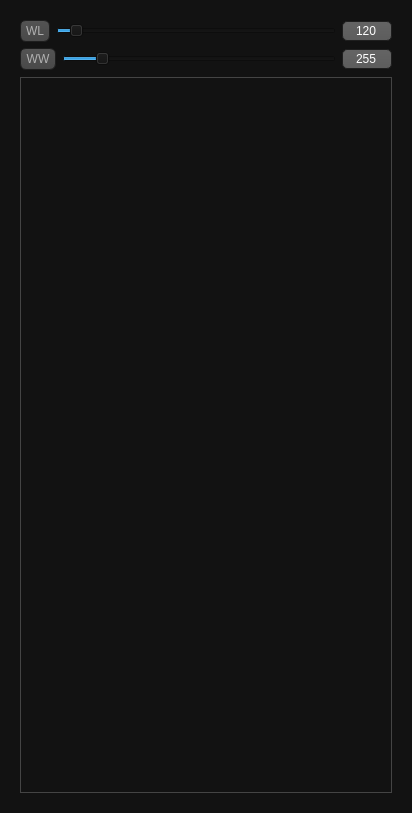
<?xml version="1.0" encoding="UTF-8"?>
<ui version="4.0">
 <class>windowSeriesBrowser</class>
 <widget class="QWidget" name="windowSeriesBrowser">
  <property name="geometry">
   <rect>
    <x>0</x>
    <y>0</y>
    <width>412</width>
    <height>813</height>
   </rect>
  </property>
  <property name="windowTitle">
   <string>Form</string>
  </property>
  <property name="styleSheet">
   <string notr="true">QToolTip
{
     border: 1px solid black;
     background-color: #ffa02f;
     padding: 1px;
     border-radius: 3px;
     opacity: 100;
}

QWidget
{
    color: #ffffff;
    background-color: #121212;
}

QWidget:item:hover
{
    background-color: QLinearGradient( x1: 0, y1: 0, x2: 0, y2: 1, stop: 0 #ffa02f, stop: 1 #ca0619);
    color: #000000;
}

QWidget:item:selected
{
    background-color: QLinearGradient( x1: 0, y1: 0, x2: 0, y2: 1, stop: 0 #ffa02f, stop: 1 #d7801a);
}

QMenuBar::item
{
    background: transparent;
}

QMenuBar::item:selected
{
    background: transparent;
    border: 1px solid #ffaa00;
}

QMenuBar::item:pressed
{
    background: #444;
    border: 1px solid #000;
    background-color: QLinearGradient(
        x1:0, y1:0,
        x2:0, y2:1,
        stop:1 #212121,
        stop:0.4 #343434,
        stop:0.2 #343434,
        stop:0.1 #ffaa00
    );
    margin-bottom:-1px;
    padding-bottom:1px;
}

QMenu
{
    border: 1px solid #000;
}

QMenu::item
{
    padding: 2px 20px 2px 20px;
}

QMenu::item:selected
{
    color: #000000;
}

QWidget:disabled
{
    color: #404040;
    background-color: #121212;
}

QAbstractItemView
{
    background-color: QLinearGradient( x1: 0, y1: 0, x2: 0, y2: 1, stop: 0 #4d4d4d, stop: 0.1 #646464, stop: 1 #5d5d5d);
}

QWidget:focus
{
    /*border: 2px solid QLinearGradient( x1: 0, y1: 0, x2: 0, y2: 1, stop: 0 #ffa02f, stop: 1 #d7801a);*/
}

QLineEdit
{
    background-color: QLinearGradient( x1: 0, y1: 0, x2: 0, y2: 1, stop: 0 #4d4d4d, stop: 0 #646464, stop: 1 #5d5d5d);
    padding: 1px;
    border-style: solid;
    border: 1px solid #1e1e1e;
    border-radius: 5;
}

QPushButton
{
    color: #b1b1b1;
    background-color: QLinearGradient( x1: 0, y1: 0, x2: 0, y2: 1, stop: 0 #565656, stop: 0.1 #525252, stop: 0.5 #4e4e4e, stop: 0.9 #4a4a4a, stop: 1 #464646);
    border-width: 1px;
    border-color: #1e1e1e;
    border-style: solid;
    border-radius: 6;
    padding: 3px;
    font-size: 12px;
    padding-left: 5px;
    padding-right: 5px;
}

QPushButton:pressed
{
    background-color: QLinearGradient( x1: 0, y1: 0, x2: 0, y2: 1, stop: 0 #2d2d2d, stop: 0.1 #2b2b2b, stop: 0.5 #292929, stop: 0.9 #282828, stop: 1 #252525);
}

QComboBox
{
    selection-background-color: #ffaa00;
    background-color: QLinearGradient( x1: 0, y1: 0, x2: 0, y2: 1, stop: 0 #565656, stop: 0.1 #525252, stop: 0.5 #4e4e4e, stop: 0.9 #4a4a4a, stop: 1 #464646);
    border-style: solid;
    border: 1px solid #1e1e1e;
    border-radius: 5;
}

QComboBox:hover,QPushButton:hover
{
    border: 2px solid QLinearGradient( x1: 0, y1: 0, x2: 0, y2: 1, stop: 0 #ffa02f, stop: 1 #d7801a);
}


QComboBox:on
{
    padding-top: 3px;
    padding-left: 4px;
    background-color: QLinearGradient( x1: 0, y1: 0, x2: 0, y2: 1, stop: 0 #2d2d2d, stop: 0.1 #2b2b2b, stop: 0.5 #292929, stop: 0.9 #282828, stop: 1 #252525);
    selection-background-color: #ffaa00;
}

QComboBox QAbstractItemView
{
    border: 2px solid darkgray;
    selection-background-color: QLinearGradient( x1: 0, y1: 0, x2: 0, y2: 1, stop: 0 #ffa02f, stop: 1 #d7801a);
}

QComboBox::drop-down
{
     subcontrol-origin: padding;
     subcontrol-position: top right;
     width: 15px;

     border-left-width: 0px;
     border-left-color: darkgray;
     border-left-style: solid; /* just a single line */
     border-top-right-radius: 3px; /* same radius as the QComboBox */
     border-bottom-right-radius: 3px;
 }

QComboBox::down-arrow
{
     image: url(:/down_arrow.png);
}

QGroupBox:focus
{
border: 2px solid QLinearGradient( x1: 0, y1: 0, x2: 0, y2: 1, stop: 0 #ffa02f, stop: 1 #d7801a);
}

QTextEdit:focus
{
    border: 2px solid QLinearGradient( x1: 0, y1: 0, x2: 0, y2: 1, stop: 0 #ffa02f, stop: 1 #d7801a);
}

QScrollBar:horizontal {
     border: 1px solid #222222;
     background: QLinearGradient( x1: 0, y1: 0, x2: 0, y2: 1, stop: 0.0 #121212, stop: 0.2 #282828, stop: 1 #484848);
     height: 7px;
     margin: 0px 16px 0 16px;
}

QScrollBar::handle:horizontal
{
      background: QLinearGradient( x1: 0, y1: 0, x2: 1, y2: 0, stop: 0 #ffa02f, stop: 0.5 #d7801a, stop: 1 #ffa02f);
      min-height: 20px;
      border-radius: 2px;
}

QScrollBar::add-line:horizontal {
      border: 1px solid #1b1b19;
      border-radius: 2px;
      background: QLinearGradient( x1: 0, y1: 0, x2: 1, y2: 0, stop: 0 #ffa02f, stop: 1 #d7801a);
      width: 14px;
      subcontrol-position: right;
      subcontrol-origin: margin;
}

QScrollBar::sub-line:horizontal {
      border: 1px solid #1b1b19;
      border-radius: 2px;
      background: QLinearGradient( x1: 0, y1: 0, x2: 1, y2: 0, stop: 0 #ffa02f, stop: 1 #d7801a);
      width: 14px;
     subcontrol-position: left;
     subcontrol-origin: margin;
}

QScrollBar::right-arrow:horizontal, QScrollBar::left-arrow:horizontal
{
      border: 1px solid black;
      width: 1px;
      height: 1px;
      background: white;
}

QScrollBar::add-page:horizontal, QScrollBar::sub-page:horizontal
{
      background: none;
}

QScrollBar:vertical
{
      background: QLinearGradient( x1: 0, y1: 0, x2: 1, y2: 0, stop: 0.0 #121212, stop: 0.2 #282828, stop: 1 #484848);
      width: 7px;
      margin: 16px 0 16px 0;
      border: 1px solid #222222;
}

QScrollBar::handle:vertical
{
      background: QLinearGradient( x1: 0, y1: 0, x2: 0, y2: 1, stop: 0 #ffa02f, stop: 0.5 #d7801a, stop: 1 #ffa02f);
      min-height: 20px;
      border-radius: 2px;
}

QScrollBar::add-line:vertical
{
      border: 1px solid #1b1b19;
      border-radius: 2px;
      background: QLinearGradient( x1: 0, y1: 0, x2: 0, y2: 1, stop: 0 #ffa02f, stop: 1 #d7801a);
      height: 14px;
      subcontrol-position: bottom;
      subcontrol-origin: margin;
}

QScrollBar::sub-line:vertical
{
      border: 1px solid #1b1b19;
      border-radius: 2px;
      background: QLinearGradient( x1: 0, y1: 0, x2: 0, y2: 1, stop: 0 #d7801a, stop: 1 #ffa02f);
      height: 14px;
      subcontrol-position: top;
      subcontrol-origin: margin;
}

QScrollBar::up-arrow:vertical, QScrollBar::down-arrow:vertical
{
      border: 1px solid black;
      width: 1px;
      height: 1px;
      background: white;
}


QScrollBar::add-page:vertical, QScrollBar::sub-page:vertical
{
      background: none;
}

QTextEdit
{
    background-color: #242424;
}

QPlainTextEdit
{
    background-color: #242424;
}

QHeaderView::section
{
    background-color: QLinearGradient(x1:0, y1:0, x2:0, y2:1, stop:0 #616161, stop: 0.5 #505050, stop: 0.6 #434343, stop:1 #656565);
    color: white;
    padding-left: 4px;
    border: 1px solid #6c6c6c;
}

QCheckBox:disabled
{
color: #414141;
}

QDockWidget::title
{
    text-align: center;
    spacing: 3px; /* spacing between items in the tool bar */
    background-color: QLinearGradient(x1:0, y1:0, x2:0, y2:1, stop:0 #121212, stop: 0.5 #242424, stop:1 #121212);
}

QDockWidget::close-button, QDockWidget::float-button
{
    text-align: center;
    spacing: 1px; /* spacing between items in the tool bar */
    background-color: QLinearGradient(x1:0, y1:0, x2:0, y2:1, stop:0 #121212, stop: 0.5 #242424, stop:1 #121212);
}

QDockWidget::close-button:hover, QDockWidget::float-button:hover
{
    background: #242424;
}

QDockWidget::close-button:pressed, QDockWidget::float-button:pressed
{
    padding: 1px -1px -1px 1px;
}

QMainWindow::separator
{
    background-color: QLinearGradient(x1:0, y1:0, x2:0, y2:1, stop:0 #161616, stop: 0.5 #151515, stop: 0.6 #212121, stop:1 #343434);
    color: white;
    padding-left: 4px;
    border: 1px solid #4c4c4c;
    spacing: 3px; /* spacing between items in the tool bar */
}

QMainWindow::separator:hover
{

    background-color: QLinearGradient(x1:0, y1:0, x2:0, y2:1, stop:0 #d7801a, stop:0.5 #b56c17 stop:1 #ffa02f);
    color: white;
    padding-left: 4px;
    border: 1px solid #6c6c6c;
    spacing: 3px; /* spacing between items in the tool bar */
}

QToolBar::handle
{
     spacing: 3px; /* spacing between items in the tool bar */
     background: url(:/images/handle.png);
}

QMenu::separator
{
    height: 2px;
    background-color: QLinearGradient(x1:0, y1:0, x2:0, y2:1, stop:0 #161616, stop: 0.5 #151515, stop: 0.6 #212121, stop:1 #343434);
    color: white;
    padding-left: 4px;
    margin-left: 10px;
    margin-right: 5px;
}

QProgressBar
{
    border: 2px solid grey;
    border-radius: 5px;
    text-align: center;
}

QProgressBar::chunk
{
    background-color: #d7801a;
    width: 2.15px;
    margin: 0.5px;
}

QTabBar::tab {
    color: #b1b1b1;
    border: 1px solid #444;
    border-bottom-style: none;
    background-color: #121212;
    padding-left: 10px;
    padding-right: 10px;
    padding-top: 3px;
    padding-bottom: 2px;
    margin-right: -1px;
}

QTabWidget::pane {
    border: 1px solid #444;
    top: 1px;
}

QTabBar::tab:last
{
    margin-right: 0; /* the last selected tab has nothing to overlap with on the right */
    border-top-right-radius: 3px;
}

QTabBar::tab:first:!selected
{
 margin-left: 0px; /* the last selected tab has nothing to overlap with on the right */


    border-top-left-radius: 3px;
}

QTabBar::tab:!selected
{
    color: #b1b1b1;
    border-bottom-style: solid;
    margin-top: 3px;
    background-color: QLinearGradient(x1:0, y1:0, x2:0, y2:1, stop:1 #212121, stop:.4 #343434);
}

QTabBar::tab:selected
{
    border-top-left-radius: 3px;
    border-top-right-radius: 3px;
    margin-bottom: 0px;
}

QTabBar::tab:!selected:hover
{
    /*border-top: 2px solid #ffaa00;
    padding-bottom: 3px;*/
    border-top-left-radius: 3px;
    border-top-right-radius: 3px;
    background-color: QLinearGradient(x1:0, y1:0, x2:0, y2:1, stop:1 #212121, stop:0.4 #343434, stop:0.2 #343434, stop:0.1 #ffaa00);
}

QRadioButton::indicator:checked, QRadioButton::indicator:unchecked{
    color: #b1b1b1;
    background-color: #121212;
    border: 1px solid #b1b1b1;
    border-radius: 6px;
}

QRadioButton::indicator:checked
{
    background-color: qradialgradient(
        cx: 0.5, cy: 0.5,
        fx: 0.5, fy: 0.5,
        radius: 1.0,
        stop: 0.25 #ffaa00,
        stop: 0.3 #121212
    );
}

QCheckBox::indicator{
    color: #b1b1b1;
    background-color: #121212;
    border: 1px solid #b1b1b1;
    width: 9px;
    height: 9px;
}

QRadioButton::indicator
{
    border-radius: 6px;
}

QRadioButton::indicator:hover, QCheckBox::indicator:hover
{
    border: 1px solid #ffaa00;
}

QCheckBox::indicator:checked
{
    image:url(:/images/checkbox.png);
}

QCheckBox::indicator:disabled, QRadioButton::indicator:disabled
{
    border: 1px solid #444;
}
QSplitter::handle 
{
         image: url(:/images/test.png);
}</string>
  </property>
  <layout class="QGridLayout" name="gridLayout">
   <item row="0" column="0">
    <layout class="QVBoxLayout" name="uiMainLayout">
     <property name="leftMargin">
      <number>9</number>
     </property>
     <property name="topMargin">
      <number>9</number>
     </property>
     <property name="rightMargin">
      <number>9</number>
     </property>
     <property name="bottomMargin">
      <number>9</number>
     </property>
     <item>
      <layout class="QVBoxLayout" name="verticalLayout">
       <item>
        <layout class="QHBoxLayout" name="uiControlBox">
         <item>
          <widget class="QPushButton" name="uiBtnWL">
           <property name="text">
            <string>WL</string>
           </property>
          </widget>
         </item>
         <item>
          <widget class="QSlider" name="uihorizontalSliderWL">
           <property name="maximum">
            <number>2000</number>
           </property>
           <property name="value">
            <number>99</number>
           </property>
           <property name="orientation">
            <enum>Qt::Horizontal</enum>
           </property>
          </widget>
         </item>
         <item>
          <widget class="QLineEdit" name="uiEditWL">
           <property name="maximumSize">
            <size>
             <width>50</width>
             <height>16777215</height>
            </size>
           </property>
           <property name="text">
            <string>120</string>
           </property>
           <property name="alignment">
            <set>Qt::AlignCenter</set>
           </property>
          </widget>
         </item>
        </layout>
       </item>
       <item>
        <layout class="QHBoxLayout" name="uiControlBox_2">
         <item>
          <widget class="QPushButton" name="uiBtnWW">
           <property name="text">
            <string>WW</string>
           </property>
          </widget>
         </item>
         <item>
          <widget class="QSlider" name="uihorizontalSliderWW">
           <property name="maximum">
            <number>2000</number>
           </property>
           <property name="value">
            <number>255</number>
           </property>
           <property name="orientation">
            <enum>Qt::Horizontal</enum>
           </property>
          </widget>
         </item>
         <item>
          <widget class="QLineEdit" name="uiEditWW">
           <property name="maximumSize">
            <size>
             <width>50</width>
             <height>16777215</height>
            </size>
           </property>
           <property name="text">
            <string>255</string>
           </property>
           <property name="alignment">
            <set>Qt::AlignCenter</set>
           </property>
          </widget>
         </item>
        </layout>
       </item>
      </layout>
     </item>
     <item>
      <widget class="QTabWidget" name="uiTabWidget">
       <property name="tabsClosable">
        <bool>true</bool>
       </property>
      </widget>
     </item>
    </layout>
   </item>
  </layout>
 </widget>
 <resources/>
 <connections/>
</ui>
